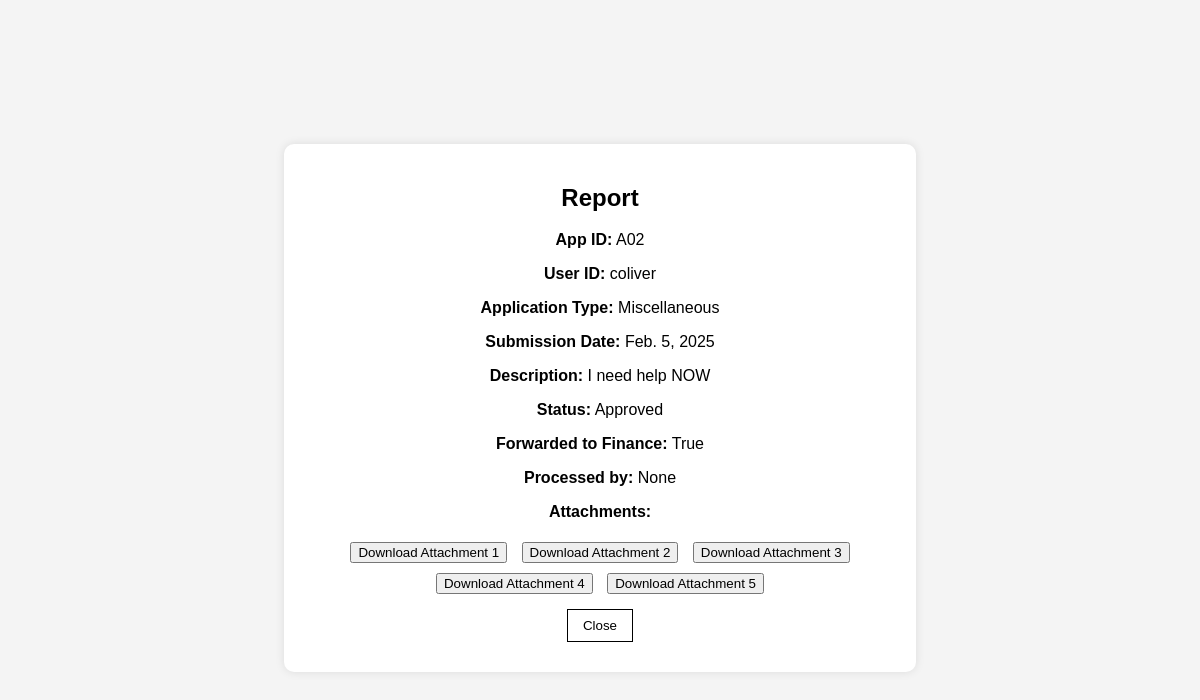
Screenshot of /closed-applications/A02/ with the database file from the repository.
### home/models.py (models this page shows, shortened)
class Application(models.Model):
    APP_TYPE_CHOICES = [
        ("Financial", "Financial"),
        ("Tuition Reduction", "Tuition Reduction"),
        ("Food", "Food"),
        ("Study Supplies", "Study Supplies"),
        ("Miscellaneous", "Miscellaneous"),
    ]
    APP_STATUS_CHOICES = [
        ("Pending", "Pending"),
        ("Approved", "Approved"),
        ("Denied", "Denied"),
        ("Appealing", "Appealing"),
    ]
    app_id = models.CharField(max_length=10, primary_key=True)
    user = models.ForeignKey(settings.AUTH_USER_MODEL, on_delete=models.CASCADE, to_field='userid')
    app_type = models.CharField(max_length=20, choices=APP_TYPE_CHOICES)
    app_date = models.DateField()
    app_description = models.TextField(max_length=1000)
    app_attached1 = models.BinaryField(null=True, blank=True)
    app_attached2 = models.BinaryField(null=True, blank=True)
    app_attached3 = models.BinaryField(null=True, blank=True)
    app_attached4 = models.BinaryField(null=True, blank=True)
    app_attached5 = models.BinaryField(null=True, blank=True)
    app_status = models.CharField(max_length=10, choices=APP_STATUS_CHOICES, default="Pending")
    forwarded_to_finance = models.BooleanField(default=False)
    app_denyreason = models.TextField(max_length=1000, blank=True, null=True)
    app_denyreason2 = models.TextField(max_length=1000, blank=True, null=True)
    app_appeal = models.TextField(max_length=1000, blank=True, null=True)
    app_appealdate = models.DateField(blank=True, null=True)
    app_decider = models.CharField(max_length=10, blank=True, null=True)
    app_decider2 = models.CharField(max_length=10, blank=True, null=True)

### closed_applications/views.py (the view)
# urls.py: path('<str:app_id>/', views.view_report_view, name='view_report'),
def view_report_view(request, app_id):
    application = get_object_or_404(Application, pk=app_id)
    return render(request, 'closed_applications/view_report_page.html', {'application': application})

### closed_applications/templates/closed_applications/view_report_page.html (shortened to what this page needs)
<!DOCTYPE html>
<html lang="en">
<head>
</head>
<body>
    <div class="container">
        <h2>Report</h2>
        <p><strong>App ID:</strong> {{ application.app_id }}</p>
        <p><strong>User ID:</strong> {{ application.user_id }}</p>
        <p><strong>Application Type:</strong> {{ application.app_type }}</p>
        <p><strong>Submission Date:</strong> {{ application.app_date }}</p>
        <p><strong>Description:</strong> {{ application.app_description }}</p>
        <p><strong>Status:</strong> {{ application.app_status }}</p>
        <p><strong>Forwarded to Finance:</strong> {{ application.forwarded_to_finance }}</p>
        <p><strong>Processed by:</strong> {{ application.app_decider }}</p>
        <p><strong>Attachments:</strong></p>
        <div class="attachments">
            <button>Download Attachment 1</button>
            <button>Download Attachment 2</button>
            <button>Download Attachment 3</button>
            <button>Download Attachment 4</button>
            <button>Download Attachment 5</button>
        </div>
        <div class="actions">
            <form action="{% url 'close' application.app_id %}" method="post">
                <button type="submit">Close</button>
            </form>
        </div>
    </div>
</body>
</html>

### closed_applications/templates/closed_applications/view_report_page.html (style rules this page uses)
body { font-family: Arial, sans-serif; background-color: #f4f4f4; display: flex; justify-content: center; align-items: center; height: 100vh; }
.container { background: white; padding: 20px; border-radius: 10px; box-shadow: 0px 0px 10px rgba(0, 0, 0, 0.1); width: 50%; text-align: center; }
.attachments button { margin: 5px; }
.actions button { margin: 10px; padding: 8px 15px; border: 1px solid #000; background: white; cursor: pointer; }

### rows the page displays
Application: app_id "A02", user_id "coliver", app_type "Miscellaneous", app_date "Feb. 5, 2025", app_description "I need help NOW", app_status "Approved", forwarded_to_finance "True", app_decider "None"
